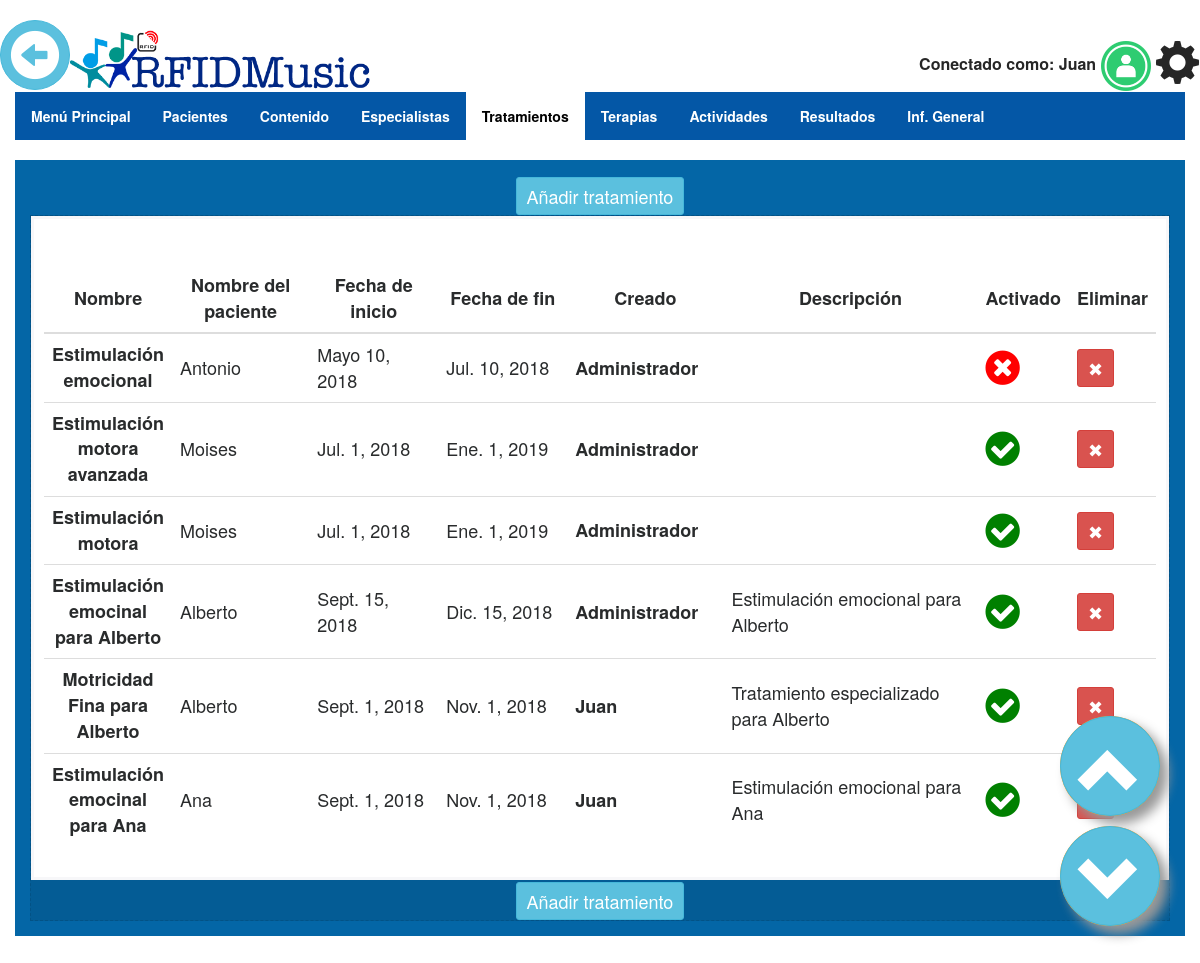
The page /settings/treatments_list/ (signed in) on the database its author committed.
### appQRMusical/models.py (models this page shows, shortened)
class Supervisa(models.Model):
    especialista = models.ForeignKey(Especialista,on_delete=models.CASCADE)
    tratamiento = models.ForeignKey(Tratamiento,on_delete=models.CASCADE)
    class Meta:
        unique_together = ("especialista","tratamiento")

class Tratamiento(models.Model):
    id = models.AutoField(primary_key=True)
    nombre = models.CharField("Nombre",max_length=50)
    paciente = models.ForeignKey(Paciente,on_delete=models.CASCADE)
    fecha_inicio = models.DateField(null=True,blank=True)
    fecha_fin = models.DateField(null=True,blank=True)
    descripcion = models.TextField(blank=True)
    activado = models.BooleanField(default=False)

class Paciente(models.Model):
    id = models.AutoField(primary_key=True)
    imagen = models.ImageField(upload_to='profiles/', blank=True)
    nombre = models.CharField("Nombre",max_length=50)
    apellido = models.CharField("Apellido",max_length=50)
    fecha_de_nacimiento = models.DateField(null=True,blank=True)
    edad = models.IntegerField(null=True,blank=True)
    genero = models.CharField(max_length=10,choices = Genero, blank=True)
    nivel = models.IntegerField(choices = Nivel,default=1)
    codigo = models.CharField(max_length=8, blank=True)
    online = models.CharField(max_length=10, choices=Valores_Online, default="no")
    def __str__(self):
        return self.nombre

class Especialista(models.Model):
    user = models.OneToOneField(User, on_delete=models.CASCADE)
    nombre = models.CharField("Nombre",max_length=50)
    apellido = models.CharField("Apellido",max_length=50)
    email = models.EmailField()

### appQRMusical/views.py (the view)
# urls.py: url(r'^settings/treatments_list/$', Tratamientos_list, name='treatments_list'),
def Tratamientos_list(request):
	model = Tratamiento
	req = request.user.id
	thera = Especialista.objects.get(user_id=req)
	sup = Supervisa.objects.filter(especialista_id=thera)
	template_name="treatments_list.html"
	login_url='/login/'
	redirect_field_name = "/login/"
	context = {
	'QRM_color' : "QRM_orange",
	'object_list' : Tratamiento.objects.all(),
	'thera' : thera,
    'supervise' :  Supervisa.objects.all()
	}
	return render(request,'treatments_list.html',context)

### appQRMusical/templatetags/zbar_extras.py (called while the page is built)
@register.simple_tag
def stop_cam():
	print("Stop Cam")
	if global_vars.zbar_status != None:
		os.system("ps -A | grep zbar| awk '{print $1}' | xargs kill -9 $1")
		global_vars.zbar_status = None
		global_vars.cam = 1

@register.simple_tag
def restart_game_vars():
	print("Reset game's global vars")
	global_vars.game_fail = 0
	global_vars.game_success = 0
	global_vars.game_initialized = False
	global_vars.last_message = global_vars.message
	global_vars.message_alert = "alert-info"
	global_vars.game_image = "/files/static/Who.png"
	global_vars.game_image = ""
	global_vars.game_file = ""
	global_vars.game_display = "none"
	global_vars.message = 'Get close QR code to cam'

### appQRMusical/templates/treatments_list.html (shortened to what this page needs)
{% extends "body.html" %}
{% block content_wrapper %}
<ul class="ullist">
  <strong>
  <li><a class="ullista" href="{% url 'settings' %}">Menú Principal</a></li>
  <li><a class="ullista" href="{% url 'users_list' %}">Pacientes</a></li>
  <li><a class="ullista" href="{% url 'gallery' %}">Contenido</a></li>
  <li><a class="ullista" href="{% url 'therapists_list' %}">Especialistas </a></li>
  <li><a class="ullistactive" href="{% url 'treatments_list' %}">Tratamientos </a></li>
  <li><a class="ullista" href="{% url 'therapies_list' %}">Terapias </a></li>
  <li><a class="ullista" href="{% url 'activity_settings' %}">Actividades</a></li>
  <li><a class="ullista" href="{% url 'results' %}">Resultados</a></li>
  <li><a class="ullista" href="{% url 'summary' %}">Inf. General</a></li>
</strong>
</ul>
<div class="col-sm-12 QRM_box {{QRM_color}}">
		<a href="{% url 'create_treatment' %}">
			<div class="btn btn-sm btn-info">
				<p>Añadir tratamiento</p>
			</div>
		</a>
	<div class="QRM_box_in">
		<div class="QRM_wrapper_table">
			<table class="table table-hover">
				<thead>
					<tr>
						<th>Nombre</th>
						<th>Nombre del paciente</th>
						<th>Fecha de inicio</th>
						<th>Fecha de fin</th>
						<th>Creado</th>
						<th>Descripción</th>
						<th>Activado</th>
                        <th>Eliminar</th>
			    	</tr>
				</thead>
				<tbody>
					    {% for object in supervise %}
						        <tr onclick="document.location = '{% url 'update_treatment' object.tratamiento.id %}';">
		              				<th scope="row" style="width: 3%; vertical-align: middle;">
                                        {{ object.tratamiento.nombre }}
                                    </th>
		              				<td style="width: 15%; vertical-align: middle;">
		              					{{ object.tratamiento.paciente }}
		              				</td>
		              				<td style="width: 15%; vertical-align: middle;">{{ object.tratamiento.fecha_inicio }}</td>
		              				<td style="width: 15%; vertical-align: middle;">{{ object.tratamiento.fecha_fin }}</td>
		              				<td style="width: 15%; vertical-align: middle;"><strong>{{ object.especialista.nombre }}</strong></td>
		              				<td style="width: 30%; vertical-align: middle;">{{ object.tratamiento.descripcion }}</td>
		              				<td style="width: 5%; vertical-align: middle;">
		              					{% if object.tratamiento.activado %}
                                        <i class="fa fa-check-circle" style="font-size:40px;color:Green"></i>
                                        {% else %}
                                        <i class="fa fa-times-circle" style="font-size:40px;color:red"></i>
                                        {% endif %}
                                    </td>
							        <td style=" vertical-align: middle;">
								        <form action="{% url 'treatment_delete' object.tratamiento.id %}" method="post">
										        <button type="submit" class="btn btn-danger btn-sm">
											        <p>✖</p>
										        </button>
								        </form>
							        </td>
		            			</tr>x
					    {% endfor %}
				</tbody>
			</table>
		</div>
		<a href="{% url 'create_treatment' %}">
			<div class="btn btn-sm btn-info">
				<p>Añadir tratamiento</p>
			</div>
		</a>
</div>
</div>
{% endblock content_wrapper %}

### appQRMusical/templates/base.html (shortened to what this page needs)
<!DOCTYPE html>
{% load staticfiles %}
{% load zbar_extras %}
<html lang="es">
	<head>
		<link href="{% static 'css/bootstrap.min.css' %}" rel="stylesheet" type="text/css">
		<link href="{% static 'css/QRMusical.css' %}" rel="stylesheet" type="text/css">
		<link rel="stylesheet" href="{% static 'css/bootstrap-select.css' %}" type="text/css"/>
        <link rel="stylesheet" href="https://cdnjs.cloudflare.com/ajax/libs/font-awesome/4.7.0/css/font-awesome.min.css">
	</head>
	<body>
		<div id="sidebar" class="navbar QRM_nav navbar-static-top">
			<div class="container-fluid QRM_container">
       				<div class="navbar-header">
                        <a class="navbar-nav">
                            <button type="button" onclick="goBack()" class="btn btn-info btn-back btn-xl"><i class="glyphicon glyphicon-circle-arrow-left" style="font-size:50px"></i></button>
                        </a>
						{% if user.is_authenticated %}
					<a href="{% url 'settings' %}" class="navbar-brand QRM_navbar-brand">
						<img src="/files/static/RFIDMusic.png" class="QRM_logo">
					</a>
                    {% else %}
					<a class="navbar-brand QRM_navbar-brand">
						<img src="/files/static/RFIDMusic.png" class="QRM_logo">
					</a>
                        {%endif%}
				</div>
				<div class="navbar-collapse collapse" style="height: 1px;">
					<ul class="nav navbar-nav QRM_navbar_nav">
                        {% if player.online == "si" %}
						    <a>Conectado como: {{ player }}</a>
                        {% if player.imagen %}
  						    <a>
                                <img onclick="confirmationUser()" class="img-circle"src="/{{ player.imagen.url }}" style="width: 50px">
						    </a>
                        {% else %}
								    <a style="top: -11px;">
									    <img onclick="confirmationUser()" src="/files/static/log_g.png" style="width: 50px">
								    </a>
                        {% endif %}
                        {% else %}
						{% if user.is_authenticated %}
						    <a>Conectado como: {{ user }}  </a>
							<a style="top: -11px;">
							<img  onclick="confirmation()" src="/files/static/log_g.png" style="width: 50px">
							</a>
							<a href="{% url 'user' %}" style="font-size: 45px;"> <i style="top:15px;" class="glyphicon glyphicon-cog"> </i></a>
						{% else %}
						<a>Pulsa para conectar --></a>
						<a href="/login/" style="top: -11px;">
						<img src="/files/static/log_b.png" style="width: 50px" title="Login" alt="Login">
						</a>
						{% endif %}
                        {% endif %}
					</ul>
				</div>
			</div>
		</div>
		<div id="content">
			{% block body %}{% endblock body %}
		</div>
		<footer>
                <a onclick="scrollWin(-50)" class="float2">
                   <button type="button" class="btn btn-info btn-circle btn-xl"> <i class="glyphicon glyphicon-chevron-up" style="font-size:65px" ></i></button>
                </a>
                <a onclick="scrollWin(50)" class="float">
                   <button type="button" class="btn btn-info btn-circle btn-xl"> <i class="glyphicon glyphicon-chevron-down" style="font-size:65px" ></i></button>
                </a>
		</footer>
	</body>
</html>

### appQRMusical/static/css/QRMusical.css (style rules this page uses)
.QRM_nav { font-size: 16px; color: #262626; font-weight: bold; margin-bottom: 0px !important; }
.QRM_navbar_nav { float:right; }
.QRM_navbar-brand { font-size: 35px; }
.QRM_container { padding: 20px 0px 0px 0px; }
.QRM_box { margin-left: auto; margin-right: auto; margin-top: 20px; padding: 15px; text-align: center; font-size: 18px; line-height: 36px; -webkit-transition-duration: 0.4s; transition-duration: 0.4s; }
.QRM_box_in { border-style: dashed; border-width: thin; border-color: rgba(0, 0, 0, 0.1); background-color: rgba(0, 0, 0, 0.1); color: #fff; }
.QRM_orange { background-color: #0466A6; }
.QRM_wrapper_table { padding: 1.5rem; margin-right: 0; margin-bottom: 0; margin-left: 0; border-width: .2rem; position: relative; padding: 1rem; border: solid #f7f7f9; background-color: white; }
.QRM_logo { width: 300px; top: -5px; position: relative; display: inline-block !important; }
.float { position:fixed; width:100px; height:100px; bottom:40px; right:40px; background-color:#FF9F19; color:#FFF; border-radius:50px; text-align:center; box-shadow: 8px 8px 12px #999; }
.float2 { position:fixed; width:100px; height:100px; bottom:150px; right:40px; background-color:#FF9F19; color:#FFF; border-radius:50px; text-align:center; box-shadow: 8px 8px 12px #999; }
body { font-family: "Helvetica Neue",Helvetica,Arial,sans-serif; }
a { color: inherit; text-decoration: none; }
p { margin: 0; font-size: 18px; line-height: 26px; font-weight: 400; }
footer { padding: 10px 0px 20px 0px; }
table { color: #292b2c; }
td { text-align: left; vertical-align: middle !important; }
th { text-align: -webkit-center; vertical-align: middle !important; }
ul { list-style-type: none; margin: 0; padding: 0; overflow: hidden; background-color: #FFFFFF; }
.ullist { list-style-type: none; margin: 0; padding: 0; overflow: hidden; background-color: #0457A6; }
li { float: left; }
li a { display: block; color: black; text-align: center; padding: 14px 16px; text-decoration: none; }
.ullista { display: block; color: white; text-align: center; padding: 14px 16px; text-decoration: none; }
.ullistactive { color: bllack; background-color: #FFFFFF; }
.btn-back { width: 70px; height: 70px; text-align: center; padding: 7px 7px; font-size: 2px; line-height: 2; border-radius: 50px; }
.btn-circle { width: 100px; height: 100px; text-align: center; padding: 20px 15px; font-size: 24px; line-height: 2; border-radius: 50px; }

### rows shown on the page
Supervisa: tratamiento.nombre "Estimulación emocional", tratamiento.paciente "Antonio", tratamiento.fecha_inicio "Mayo 10, 2018", tratamiento.fecha_fin "Jul. 10, 2018", especialista.nombre "Administrador"
Supervisa: tratamiento.nombre "Estimulación motora avanzada", tratamiento.paciente "Moises", tratamiento.fecha_inicio "Jul. 1, 2018", tratamiento.fecha_fin "Ene. 1, 2019", especialista.nombre "Administrador"
Supervisa: tratamiento.nombre "Estimulación motora", tratamiento.paciente "Moises", tratamiento.fecha_inicio "Jul. 1, 2018", tratamiento.fecha_fin "Ene. 1, 2019", especialista.nombre "Administrador"
Supervisa: tratamiento.nombre "Estimulación emocinal para Alberto", tratamiento.paciente "Alberto", tratamiento.fecha_inicio "Sept. 15, 2018", tratamiento.fecha_fin "Dic. 15, 2018", especialista.nombre "Administrador", tratamiento.descripcion "Estimulación emocional para Alberto"
Supervisa: tratamiento.nombre "Motricidad Fina para Alberto", tratamiento.paciente "Alberto", tratamiento.fecha_inicio "Sept. 1, 2018", tratamiento.fecha_fin "Nov. 1, 2018", especialista.nombre "Juan", tratamiento.descripcion "Tratamiento especializado para Alberto"
Supervisa: tratamiento.nombre "Estimulación emocinal para Ana", tratamiento.paciente "Ana", tratamiento.fecha_inicio "Sept. 1, 2018", tratamiento.fecha_fin "Nov. 1, 2018", especialista.nombre "Juan", tratamiento.descripcion "Estimulación emocional para Ana"

### other values the page prints
{{ user }} "Juan"
